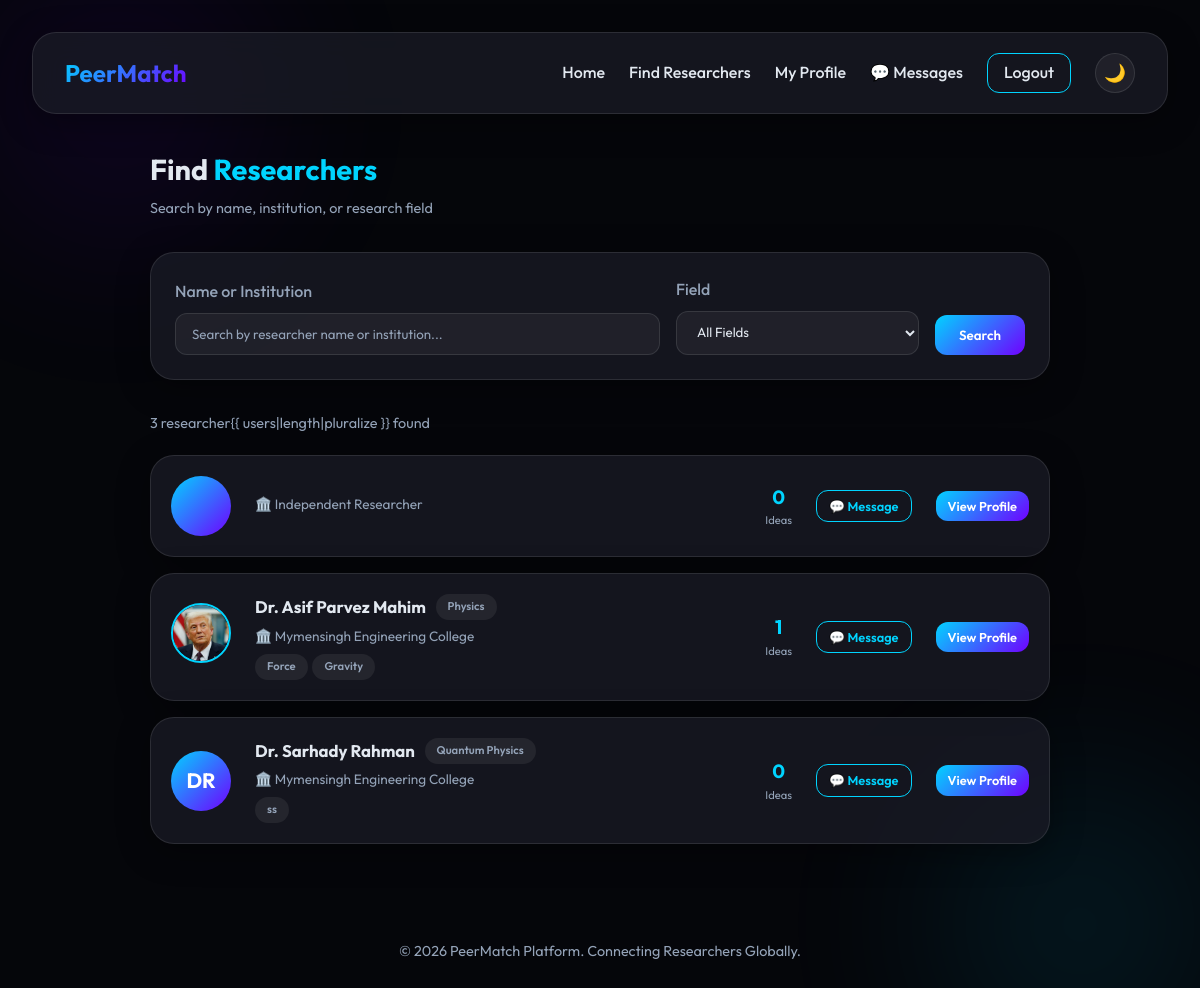
The page /researchers/ (signed in) on the database its author committed.
### core/models.py (models this page shows, shortened)
class User(AbstractUser):
    name = models.CharField(max_length=100)  # separate from username? We can make username=email or auto-generate.
    institution = models.CharField(max_length=150, blank=True, null=True)
    research_field = models.CharField(max_length=100, blank=True, null=True)
    interests = models.CharField(max_length=500, blank=True, null=True)
    role = models.CharField(max_length=20, default='user')  # 'user', 'admin'
    status = models.CharField(max_length=20, default='active')  # 'active', 'blocked'
    profile_pic = models.ImageField(upload_to='profile_pics/', blank=True, null=True)
    skillset = models.TextField(blank=True, null=True)
    education = models.TextField(blank=True, null=True)
    experience = models.TextField(blank=True, null=True)
    previous_work = models.TextField(blank=True, null=True)
    ongoing_work = models.TextField(blank=True, null=True)
    @property
    def interests_list(self):
        return [x.strip() for x in self.interests.split(',')] if self.interests else []

### core/views.py (the view)
# urls.py: path('researchers/', views.researchers, name='researchers'),
@login_required
def researchers(request):
    q = request.GET.get('q', '').strip()
    field = request.GET.get('field', '').strip()
    users = User.objects.filter(~Q(role='admin'))
    if q:
        users = users.filter(Q(name__icontains=q) | Q(institution__icontains=q))
    if field:
        users = users.filter(research_field=field)
    users = users.order_by('name')
    return render(request, 'researchers.html', {'users': users, 'q': q, 'field': field})

### core/context_processors.py (called while the page is built)
def global_constants(request):
    return {
        'RESEARCH_FIELDS': RESEARCH_FIELDS,
        'app_name': 'PeerMatch',
    }

### core/templates/researchers.html (shortened to what this page needs)
{% extends "layout.html" %}
{% load static %}
{% block content %}
<div class="animate" style="max-width: 900px; margin: 0 auto;">
    <div
        style="display: flex; justify-content: space-between; align-items: center; margin-bottom: 2rem; flex-wrap: wrap; gap: 1rem;">
        <div>
            <h1 style="font-size: 1.8rem; margin-bottom: 0.3rem;">Find <span
                    style="color: var(--primary-color);">Researchers</span></h1>
            <p style="color: var(--text-muted); font-size: 0.9rem;">Search by name, institution, or research field</p>
        </div>
    </div>
    <form method="GET" action="{% url 'researchers' %}">
        <div class="glass" style="padding: 1.5rem; margin-bottom: 2rem;">
            <div style="display: grid; grid-template-columns: 1fr auto auto; gap: 1rem; align-items: end;">
                <div class="form-group" style="margin-bottom: 0;">
                    <label>Name or Institution</label>
                    <input type="text" name="q" value="{{ q }}"
                        placeholder="Search by researcher name or institution...">
                </div>
                <div class="form-group" style="margin-bottom: 0;">
                    <label>Field</label>
                    <select name="field">
                        <option value="">All Fields</option>
                    </select>
                </div>
                <button type="submit" class="btn btn-primary">Search</button>
            </div>
        </div>
    </form>
    {% if users %}
    <p style="color: var(--text-muted); margin-bottom: 1.25rem; font-size: 0.9rem;">{{ users|length }} researcher{{
        users|length|pluralize }} found</p>
    <div style="display: flex; flex-direction: column; gap: 1rem;">
        {% for u in users %}
        <div class="glass card animate"
            style="flex-direction: row; align-items: center; gap: 1.5rem; padding: 1.25rem; cursor: pointer;"
            onclick="window.location='{% url 'profile' user_id=u.id %}'">
            <div style="flex-shrink: 0;" onclick="event.stopPropagation()">
                {% if u.profile_pic %}
                <img src="{{ u.profile_pic.url }}"
                    style="width: 60px; height: 60px; border-radius: 50%; object-fit: cover; border: 2px solid var(--primary-color);">
                {% else %}
                <div
                    style="width: 60px; height: 60px; border-radius: 50%; background: linear-gradient(135deg, var(--primary-color), var(--secondary-color)); display: flex; align-items: center; justify-content: center; font-size: 1.3rem; font-weight: 700; color: white;">
                    {{ u.name|slice:":2"|upper }}
                </div>
                {% endif %}
            </div>
            <div style="flex: 1; min-width: 0;">
                <div style="display: flex; align-items: center; gap: 0.6rem; margin-bottom: 0.3rem; flex-wrap: wrap;">
                    <h3 style="font-size: 1.05rem;">{{ u.name }}</h3>
                    {% if u.research_field %}
                    <span class="tag" style="font-size: 0.7rem;">{{ u.research_field }}</span>
                    {% endif %}
                </div>
                <p style="color: var(--text-muted); font-size: 0.85rem; margin-bottom: 0.4rem;">🏛️ {{u.institution|default:'Independent Researcher' }}</p>
                {% if u.interests %}
                <div style="display: flex; flex-wrap: wrap; gap: 0.3rem;">
                    {% for i in u.interests_list|slice:":4" %}
                    <span class="tag" style="font-size: 0.7rem;">{{ i }}</span>
                    {% endfor %}
                </div>
                {% endif %}
            </div>
            <div style="flex-shrink: 0; display: flex; gap: 1.5rem; align-items: center;"
                onclick="event.stopPropagation()">
                <div style="text-align: center;">
                    <div style="font-size: 1.2rem; font-weight: 700; color: var(--primary-color);">{{ u.ideas.count }}
                    </div>
                    <div style="font-size: 0.7rem; color: var(--text-muted);">Ideas</div>
                </div>
                <a href="{% url 'conversation' user_id=u.id %}" class="btn btn-outline"
                    style="padding: 0.3rem 0.75rem; font-size: 0.8rem;">💬 Message</a>
                <a href="{% url 'profile' user_id=u.id %}" class="btn btn-primary"
                    style="padding: 0.3rem 0.75rem; font-size: 0.8rem;">View Profile</a>
            </div>
        </div>
        {% endfor %}
    </div>
    {% elif q or field %}
    <div class="glass" style="padding: 3rem; text-align: center; color: var(--text-muted);">
        <p style="font-size: 1.2rem; margin-bottom: 0.5rem;">No researchers found</p>
        <p>Try a different name or field.</p>
    </div>
    {% else %}
    <div class="glass" style="padding: 3rem; text-align: center; color: var(--text-muted);">
        <p style="font-size: 1.2rem; margin-bottom: 0.5rem;">Search for researchers above</p>
        <p>Enter a name or institution to find collaborators.</p>
    </div>
    {% endif %}
</div>
{% endblock %}

### core/templates/layout.html (shortened to what this page needs)
{% load static %}
<!DOCTYPE html>
<html lang="en" data-theme="dark">
<head>
    <link rel="stylesheet" href="{% static 'css/index.css' %}">
</head>
<body>
    <div class="container">
        <nav class="glass">
            <a href="{% url 'index' %}" class="logo">PeerMatch</a>
            <ul class="nav-links">
                <li><a href="{% url 'index' %}">Home</a></li>
                {% if request.user.is_authenticated %}
                <li><a href="{% url 'researchers' %}">Find Researchers</a></li>
                <li><a href="{% url 'my_profile' %}">My Profile</a></li>
                <li><a href="{% url 'messages' %}">💬 Messages</a></li>
                <li><a href="{% url 'logout' %}" class="btn btn-outline" style="padding: 0.4rem 1rem;">Logout</a>
                </li>
                {% else %}
                <li><a href="{% url 'login' %}">Login</a></li>
                <li><a href="{% url 'register' %}" class="btn btn-primary" style="padding: 0.4rem 1rem;">Join
                        Now</a></li>
                {% endif %}
                <li>
                    <button class="theme-toggle" id="themeToggle" onclick="toggleTheme()"
                        title="Toggle light/dark mode">🌙</button>
                </li>
            </ul>
        </nav>
        <main>
            {% block content %}{% endblock %}
        </main>
        <footer
            style="text-align: center; margin-top: 4rem; padding: 2rem; color: var(--text-muted); font-size: 0.9rem;">
            <p>&copy; 2026 PeerMatch Platform. Connecting Researchers Globally.</p>
        </footer>
    </div>
</body>
</html>

### core/static/css/index.css (style rules this page uses)
:root { --bg-color: #05060a; --surface-color: rgba(26, 27, 38, 0.75); --glass-border: rgba(255, 255, 255, 0.1); --primary-color: #00d4ff; --secondary-color: #7000ff; --text-color: #e2e8f0; --text-muted: #94a3b8; --success: #10b981; --danger: #ef4444; --warning: #f59e0b; --font-main: 'Outfit', sans-serif; --transition: all 0.3s cubic-bezier(0.4, 0, 0.2, 1); --input-bg: rgba(255, 255, 255, 0.05); --shadow: 0 8px 32px 0 rgba(0, 0, 0, 0.37); --select-bg: #1a1b26; --select-color: #e2e8f0; }
* { margin: 0; padding: 0; box-sizing: border-box; }
body { font-family: var(--font-main); background-color: var(--bg-color); color: var(--text-color); line-height: 1.6; overflow-x: hidden; min-height: 100vh; transition: background-color 0.3s, color 0.3s; }
body::before { content: ''; position: fixed; top: -10%; left: -10%; width: 40%; height: 40%; background: radial-gradient(circle, var(--secondary-color) 0%, transparent 70%); opacity: 0.12; z-index: -1; filter: blur(80px); }
body::after { content: ''; position: fixed; bottom: -10%; right: -10%; width: 40%; height: 40%; background: radial-gradient(circle, var(--primary-color) 0%, transparent 70%); opacity: 0.12; z-index: -1; filter: blur(80px); }
.container { max-width: 1200px; margin: 0 auto; padding: 2rem; }
.glass { background: var(--surface-color); backdrop-filter: blur(14px); -webkit-backdrop-filter: blur(14px); border: 1px solid var(--glass-border); border-radius: 1.5rem; box-shadow: var(--shadow); }
nav { display: flex; justify-content: space-between; align-items: center; padding: 1.25rem 2rem; margin-bottom: 2rem; position: sticky; top: 1rem; z-index: 100; }
.logo { font-size: 1.5rem; font-weight: 700; text-decoration: none; background: linear-gradient(135deg, var(--primary-color), var(--secondary-color)); -webkit-background-clip: text; background-clip: text; -webkit-text-fill-color: transparent; }
.nav-links { display: flex; gap: 1.5rem; list-style: none; align-items: center; }
.nav-links a { text-decoration: none; color: var(--text-color); font-weight: 500; transition: var(--transition); }
.theme-toggle { width: 40px; height: 40px; border-radius: 50%; border: 1px solid var(--glass-border); background: var(--input-bg); cursor: pointer; font-size: 1.1rem; display: flex; align-items: center; justify-content: center; transition: var(--transition); color: var(--text-color); }
.btn { padding: 0.75rem 1.5rem; border-radius: 0.75rem; border: none; cursor: pointer; font-weight: 600; font-family: inherit; transition: var(--transition); display: inline-flex; align-items: center; justify-content: center; gap: 0.5rem; text-decoration: none; white-space: nowrap; }
.btn-primary { background: linear-gradient(135deg, var(--primary-color), var(--secondary-color)); color: white; }
.btn-outline { background: transparent; border: 1px solid var(--primary-color); color: var(--primary-color); }
.form-group { margin-bottom: 1.5rem; }
.form-group label { display: block; margin-bottom: 0.5rem; font-weight: 500; color: var(--text-muted); }
input, select, textarea { width: 100%; padding: 0.75rem 1rem; background: var(--input-bg); border: 1px solid var(--glass-border); border-radius: 0.75rem; color: var(--text-color); font-family: inherit; transition: var(--transition); }
select option { background: var(--select-bg); color: var(--select-color); }
input::placeholder, textarea::placeholder { color: var(--text-muted); }
.card { padding: 1.5rem; transition: var(--transition); height: 100%; display: flex; flex-direction: column; }
.tag { font-size: 0.75rem; padding: 0.25rem 0.75rem; border-radius: 1rem; background: rgba(128, 128, 128, 0.15); color: var(--text-muted); font-weight: 600; }
.animate { animation: fadeIn 0.5s ease forwards; }

### rows shown on the page
User: institution "Independent Researcher", ideas.count "0"
User: profile_pic (picture), name "Dr. Asif Parvez Mahim", research_field "Physics", institution "Mymensingh Engineering College", interests_list "Force" "Gravity", ideas.count "1"
User: name "DR", name "Dr. Sarhady Rahman", research_field "Quantum Physics", institution "Mymensingh Engineering College", interests_list "ss", ideas.count "0"

### other values the page prints
{{ users|length }} "3"
